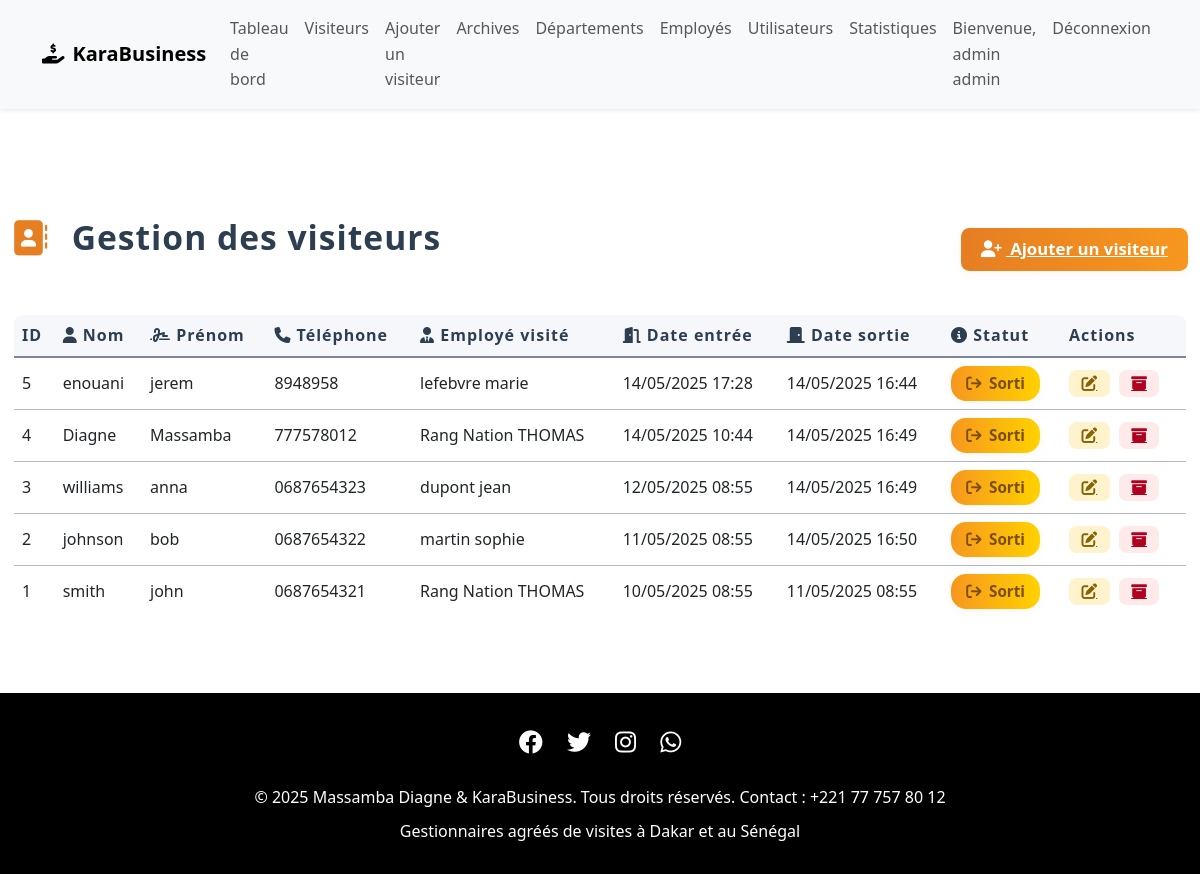
The page /views/visiteurs/liste.php (signed in) on the database its author committed.
### tables this page shows
CREATE TABLE `visiteurs` (
  `idv` int(11) NOT NULL,
  `nom` varchar(100) NOT NULL,
  `prenom` varchar(100) NOT NULL,
  `telephone` varchar(20) NOT NULL,
  `email` varchar(100) DEFAULT NULL,
  `type_piece` varchar(50) NOT NULL,
  `numero_piece` varchar(50) NOT NULL,
  `motif` varchar(255) NOT NULL,
  `date_entree` datetime NOT NULL,
  `date_sortie` datetime DEFAULT NULL,
  `ide` int(11) DEFAULT NULL,
  `statut` varchar(20) DEFAULT 'actif'
);

CREATE TABLE `employes` (
  `ide` int(11) NOT NULL,
  `nom` varchar(100) NOT NULL,
  `prenom` varchar(100) NOT NULL,
  `email` varchar(100) DEFAULT NULL,
  `telephone` varchar(20) DEFAULT NULL,
  `idd` int(11) DEFAULT NULL
);

### models/visiteur.php (called while the page is built, shortened)
<?php
class Visiteur {
    private $conn;
    private $table_name = "visiteurs";
    public function __construct($db) {
        $this->conn = $db;
    }
    public function getActifs() {
        $query = "SELECT v.*, e.nom as employe_nom, e.prenom as employe_prenom
                FROM " . $this->table_name . " v
                LEFT JOIN employes e ON v.ide = e.ide
                WHERE v.statut != 'archive'
                ORDER BY v.date_entree DESC";
        $stmt = $this->conn->prepare($query);
        $stmt->execute();
        $result = $stmt->fetchAll(PDO::FETCH_ASSOC);
        return $result;
    }
}

### views/visiteurs/liste.php (the view, shortened to what this page needs)
<?php
require_once '/xampp/htdocs/karabusiness/models/visiteur.php';
$database = new Database();
$db = $database->getConnection();
$visiteurModel = new Visiteur($db);
$visiteurs = $visiteurModel->getActifs();
include '/xampp/htdocs/karabusiness/includes/header.php';
?>
<link rel="stylesheet" href="https://cdnjs.cloudflare.com/ajax/libs/font-awesome/6.4.0/css/all.min.css">
<div class="container py-4">
    <div class="d-flex justify-content-between align-items-center mb-4">
        <span class="page-title">
            <i class="fa-solid fa-address-book"></i>
            Gestion des visiteurs
        </span>
        <a href="ajouter.php" class="add-btn">
            <i class="fa-solid fa-user-plus me-1"></i> Ajouter un visiteur
        </a>
    </div>
    <div class="table-responsive">
        <table class="table table-visiteurs align-middle mb-0">
            <thead>
                <tr>
                    <th>ID</th>
                    <th><i class="fa-solid fa-user"></i> Nom</th>
                    <th><i class="fa-solid fa-signature"></i> Prénom</th>
                    <th><i class="fa-solid fa-phone"></i> Téléphone</th>
                    <th><i class="fa-solid fa-user-tie"></i> Employé visité</th>
                    <th><i class="fa-solid fa-door-open"></i> Date entrée</th>
                    <th><i class="fa-solid fa-door-closed"></i> Date sortie</th>
                    <th><i class="fa-solid fa-circle-info"></i> Statut</th>
                    <th>Actions</th>
                </tr>
            </thead>
            <tbody>
                <?php if ($visiteurs && count($visiteurs) > 0): ?>
                    <?php foreach ($visiteurs as $visiteur): ?>
                        <tr>
                            <td><?= $visiteur['idv'] ?></td>
                            <td><?= htmlspecialchars($visiteur['nom']) ?></td>
                            <td><?= htmlspecialchars($visiteur['prenom']) ?></td>
                            <td><?= htmlspecialchars($visiteur['telephone']) ?></td>
                            <td><?= htmlspecialchars($visiteur['employe_nom'] . ' ' . $visiteur['employe_prenom']) ?></td>
                            <td><?= date('d/m/Y H:i', strtotime($visiteur['date_entree'])) ?></td>
                            <td>
                                <?= $visiteur['date_sortie'] ? date('d/m/Y H:i', strtotime($visiteur['date_sortie'])) : '-' ?>
                            </td>
                            <td>
                                <?php
                                    $statut = strtolower($visiteur['statut']);
                                    $badgeClass = 'statut-actif';
                                    $icon = 'fa-circle-dot';
                                    if ($statut === 'sorti') { $badgeClass = 'statut-sorti'; $icon = 'fa-arrow-right-from-bracket'; }
                                    elseif ($statut === 'archive') { $badgeClass = 'statut-archive'; $icon = 'fa-box-archive'; }
                                ?>
                                <span class="statut-badge <?= $badgeClass ?>">
                                    <i class="fa-solid <?= $icon ?>"></i> <?= ucfirst($visiteur['statut']) ?>
                                </span>
                            </td>
                            <td>
                                <a href="modifier.php?idv=<?= $visiteur['idv'] ?>" class="btn-action edit" title="Modifier">
                                    <i class="fa-solid fa-pen-to-square"></i>
                                </a>
                                <a href="/karabusiness/models/visiteur.php?action=archiver&idv=<?= $visiteur['idv'] ?>"
                                    class="btn-action archive"
                                    title="Archiver"
                                    onclick="return confirm('Êtes-vous sûr de vouloir archiver ce visiteur ?')">
                                    <i class="fa-solid fa-box-archive"></i>
                                </a>
                            </td>
                        </tr>
                    <?php endforeach; ?>
                <?php else: ?>
                    <tr>
                        <td colspan="9" class="text-center">Aucun visiteur actif</td>
                    </tr>
                <?php endif; ?>
            </tbody>
        </table>
    </div>
</div>
<?php include '/xampp/htdocs/karabusiness/includes/footer.php'; ?>

### includes/header.php (style rules this page uses)
body { font-family: 'Segoe UI', Tahoma, Geneva, Verdana, sans-serif; background: #f8f9fa; }

### views/visiteurs/liste.php (style rules this page uses)
.page-title { font-size: 2.1rem; font-weight: bold; letter-spacing: 1px; color: #2c3e50; margin-bottom: 1.5rem; display: flex; align-items: center; gap: 0.7em; }
.page-title .fa-address-book { color: #e67e22; font-size: 2.2rem; }
.table-visiteurs { border: 2px solid #b0b8c9; border-radius: 0.7rem; overflow: hidden; background: #fff; margin-bottom: 2rem; }
.table-visiteurs th, .table-visiteurs td { border-bottom: 1.5px solid #b0b8c9 !important; vertical-align: middle !important; }
.table-visiteurs thead th { background: #f5f7fa; border-bottom: 2px solid #7b879c !important; color: #2c3e50; font-size: 1rem; letter-spacing: 1px; }
.statut-badge { padding: 0.35em 1em; border-radius: 1em; font-weight: 600; font-size: 0.95rem; display: inline-flex; align-items: center; gap: 0.5em; box-shadow: 0 2px 8px 0 rgba(230,126,34,0.07); }
.statut-sorti { background: linear-gradient(90deg, #f7971e 0%, #ffd200 100%); color: #7a4e00; }
.btn-action { border: none; border-radius: 0.5em; padding: 0.35em 0.8em; font-size: 0.98rem; font-weight: 500; margin-right: 0.3em; transition: background 0.2s, color 0.2s; display: inline-flex; align-items: center; gap: 0.4em; }
.btn-action.edit { background: #fff3cd; color: #856404; }
.btn-action.archive { background: #ffeaea; color: #b00020; }
.add-btn { background: linear-gradient(90deg, #e67e22 0%, #f7971e 100%); color: #fff; border: none; border-radius: 0.5em; padding: 0.5em 1.2em; font-size: 1.05rem; font-weight: 600; box-shadow: 0 2px 8px 0 rgba(230,126,34,0.07); transition: background 0.2s; }

### includes/footer.php (style rules this page uses)
:root { --primary-color:rgb(0, 0, 0); --secondary-color: #e74c3c; --accent-color: #f39c12; --light-bg: #f8f9fa; }
html, body { height: 100%; }
body { min-height: 100vh; display: flex; flex-direction: column; }
body { font-family: 'Segoe UI', Tahoma, Geneva, Verdana, sans-serif; line-height: 1.6; color: #333; }

### rows shown on the page
visiteurs: idv "5", nom "enouani", prenom "jerem", telephone "8948958", ide.prenom "lefebvre marie", date_entree "14/05/2025 17:28", date_sortie "14/05/2025 16:44", statut "Sorti"
visiteurs: idv "4", nom "Diagne", prenom "Massamba", telephone "777578012", ide.prenom "Rang Nation THOMAS", date_entree "14/05/2025 10:44", date_sortie "14/05/2025 16:49", statut "Sorti"
visiteurs: idv "3", nom "williams", prenom "anna", telephone "0687654323", ide.prenom "dupont jean", date_entree "12/05/2025 08:55", date_sortie "14/05/2025 16:49", statut "Sorti"
visiteurs: idv "2", nom "johnson", prenom "bob", telephone "0687654322", ide.prenom "martin sophie", date_entree "11/05/2025 08:55", date_sortie "14/05/2025 16:50", statut "Sorti"
visiteurs: idv "1", nom "smith", prenom "john", telephone "0687654321", ide.prenom "Rang Nation THOMAS", date_entree "10/05/2025 08:55", date_sortie "11/05/2025 08:55", statut "Sorti"

### other values the page prints
$_SESSION['user_prenom'] "admin"
$_SESSION['user_nom'] "admin"
